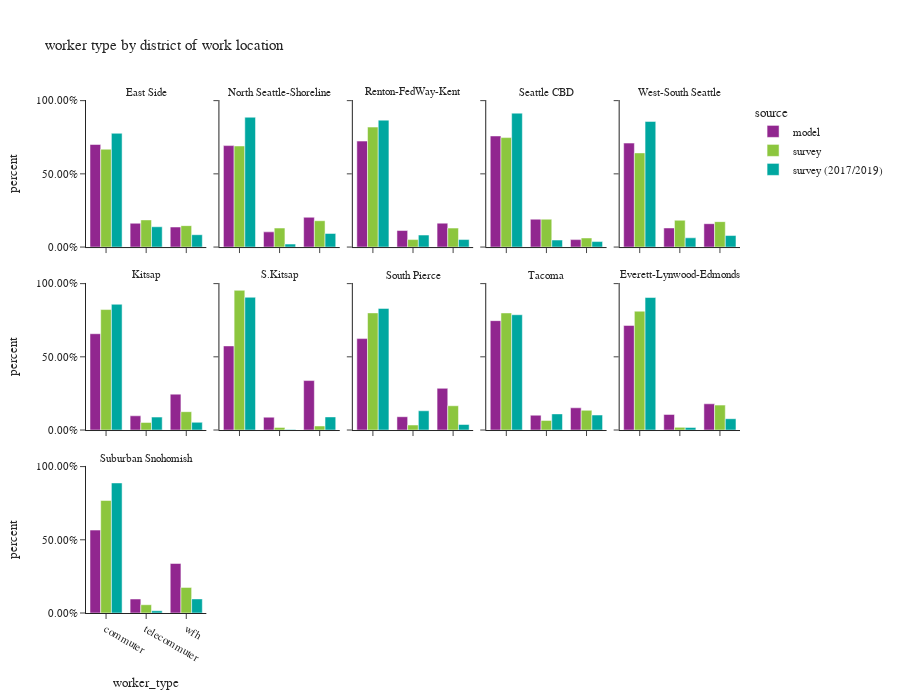

Notebook cell for this chart:
### Code cell
df_worker_count = workers.groupby(['source','CountyName_work','district_name_work','worker_type'])['pdexpfac']. \
    sum().reset_index()
df_worker_count['percent'] = df_worker_count.groupby(['source','CountyName_work','district_name_work'], group_keys=False)['pdexpfac']. \
    apply(lambda x: x / float(x.sum()))

df_worker_count_ct = workers.groupby(['source','CountyName_work','district_name_work','worker_type'])['pdexpfac'].count().reset_index(). \
    rename(columns={'pdexpfac':'sample count'})
df_worker_count = df_worker_count.merge(df_worker_count_ct, on=['source','CountyName_work','district_name_work','worker_type']). \
    rename(columns={'pdexpfac':'total count'})

fig = px.bar(df_worker_count.sort_values(by=['source','CountyName_work','district_name_work']), x='worker_type', y="percent",
             facet_col="district_name_work",facet_col_wrap=5,color="source",
             barmode="group",hover_data=['sample count','total count'],
             title="worker type by district of work location")
fig.for_each_annotation(lambda a: a.update(text = a.text.split("=")[-1]))
fig.update_layout(height=700, width=900, font=dict(size=11))
fig.for_each_yaxis(lambda a: a.update(tickformat = ".2%"))
fig.update_xaxes(categoryorder='array', categoryarray= ['commuter','telecommuter','wfh'])
fig.show()

### Figure 1 — Plotly figure (JSON) as saved in the notebook; plotly's stock layout.template omitted (floating-point values rounded to 4 significant figures)
{"data": [{"alignmentgroup": "True", "customdata": [[299564, 299564], [69539, 69539], [58524, 58524]], "hovertemplate": "source=model<br>district_name_work=East Side<br>worker_type=%{x}<br>percent=%{y}<br>sample count=%{customdata[0]}<br>total count=%{customdata[1]}<extra></extra>", "legendgroup": "model", "marker": {"color": "#91268F", "pattern": {"shape": ""}}, "name": "model", "offsetgroup": "model", "orientation": "v", "showlegend": true, "textposition": "auto", "type": "bar", "x": ["commuter", "telecommuter", "wfh"], "xaxis": "x11", "y": [0.7005, 0.1626, 0.1369], "yaxis": "y11"}, {"alignmentgroup": "True", "customdata": [[111084, 111084], [16632, 16632], [32595, 32595]], "hovertemplate": "source=model<br>district_name_work=North Seattle-Shoreline<br>worker_type=%{x}<br>percent=%{y}<br>sample count=%{customdata[0]}<br>total count=%{customdata[1]}<extra></extra>", "legendgroup": "model", "marker": {"color": "#91268F", "pattern": {"shape": ""}}, "name": "model", "offsetgroup": "model", "orientation": "v", "showlegend": false, "textposition": "auto", "type": "bar", "x": ["commuter", "telecommuter", "wfh"], "xaxis": "x12", "y": [0.6929, 0.1037, 0.2033], "yaxis": "y12"}, {"alignmentgroup": "True", "customdata": [[252513, 252513], [39389, 39389], [56963, 56963]], "hovertemplate": "source=model<br>district_name_work=Renton-FedWay-Kent<br>worker_type=%{x}<br>percent=%{y}<br>sample count=%{customdata[0]}<br>total count=%{customdata[1]}<extra></extra>", "legendgroup": "model", "marker": {"color": "#91268F", "pattern": {"shape": ""}}, "name": "model", "offsetgroup": "model", "orientation": "v", "showlegend": false, "textposition": "auto", "type": "bar", "x": ["commuter", "telecommuter", "wfh"], "xaxis": "x13", "y": [0.7238, 0.1129, 0.1633], "yaxis": "y13"}, {"alignmentgroup": "True", "customdata": [[264028, 264028], [66245, 66245], [17707, 17707]], "hovertemplate": "source=model<br>district_name_work=Seattle CBD<br>worker_type=%{x}<br>percent=%{y}<br>sample count=%{customdata[0]}<br>total count=%{customdata[1]}<extra></extra>", "legendgroup": "model", "marker": {"color": "#91268F", "pattern": {"shape": ""}}, "name": "model", "offsetgroup": "model", "orientation": "v", "showlegend": false, "textposition": "auto", "type": "bar", "x": ["commuter", "telecommuter", "wfh"], "xaxis": "x14", "y": [0.7587, 0.1904, 0.05089], "yaxis": "y14"}, {"alignmentgroup": "True", "customdata": [[103304, 103304], [18966, 18966], [23213, 23213]], "hovertemplate": "source=model<br>district_name_work=West-South Seattle<br>worker_type=%{x}<br>percent=%{y}<br>sample count=%{customdata[0]}<br>total count=%{customdata[1]}<extra></extra>", "legendgroup": "model", "marker": {"color": "#91268F", "pattern": {"shape": ""}}, "name": "model", "offsetgroup": "model", "orientation": "v", "showlegend": false, "textposition": "auto", "type": "bar", "x": ["commuter", "telecommuter", "wfh"], "xaxis": "x15", "y": [0.7101, 0.1304, 0.1596], "yaxis": "y15"}, {"alignmentgroup": "True", "customdata": [[79213, 79213], [11707, 11707], [29521, 29521]], "hovertemplate": "source=model<br>district_name_work=Kitsap<br>worker_type=%{x}<br>percent=%{y}<br>sample count=%{customdata[0]}<br>total count=%{customdata[1]}<extra></extra>", "legendgroup": "model", "marker": {"color": "#91268F", "pattern": {"shape": ""}}, "name": "model", "offsetgroup": "model", "orientation": "v", "showlegend": false, "textposition": "auto", "type": "bar", "x": ["commuter", "telecommuter", "wfh"], "xaxis": "x6", "y": [0.6577, 0.0972, 0.2451], "yaxis": "y6"}, {"alignmentgroup": "True", "customdata": [[16130, 16130], [2462, 2462], [9484, 9484]], "hovertemplate": "source=model<br>district_name_work=S.Kitsap<br>worker_type=%{x}<br>percent=%{y}<br>sample count=%{customdata[0]}<br>total count=%{customdata[1]}<extra></extra>", "legendgroup": "model", "marker": {"color": "#91268F", "pattern": {"shape": ""}}, "name": "model", "offsetgroup": "model", "orientation": "v", "showlegend": false, "textposition": "auto", "type": "bar", "x": ["commuter", "telecommuter", "wfh"], "xaxis": "x7", "y": [0.5745, 0.08769, 0.3378], "yaxis": "y7"}, {"alignmentgroup": "True", "customdata": [[109635, 109635], [15949, 15949], [49995, 49995]], "hovertemplate": "source=model<br>district_name_work=South Pierce<br>worker_type=%{x}<br>percent=%{y}<br>sample count=%{customdata[0]}<br>total count=%{customdata[1]}<extra></extra>", "legendgroup": "model", "marker": {"color": "#91268F", "pattern": {"shape": ""}}, "name": "model", "offsetgroup": "model", "orientation": "v", "showlegend": false, "textposition": "auto", "type": "bar", "x": ["commuter", "telecommuter", "wfh"], "xaxis": "x8", "y": [0.6244, 0.09084, 0.2847], "yaxis": "y8"}, {"alignmentgroup": "True", "customdata": [[106581, 106581], [14442, 14442], [21653, 21653]], "hovertemplate": "source=model<br>district_name_work=Tacoma<br>worker_type=%{x}<br>percent=%{y}<br>sample count=%{customdata[0]}<br>total count=%{customdata[1]}<extra></extra>", "legendgroup": "model", "marker": {"color": "#91268F", "pattern": {"shape": ""}}, "name": "model", "offsetgroup": "model", "orientation": "v", "showlegend": false, "textposition": "auto", "type": "bar", "x": ["commuter", "telecommuter", "wfh"], "xaxis": "x9", "y": [0.747, 0.1012, 0.1518], "yaxis": "y9"}, {"alignmentgroup": "True", "customdata": [[113863, 113863], [16972, 16972], [28566, 28566]], "hovertemplate": "source=model<br>district_name_work=Everett-Lynwood-Edmonds<br>worker_type=%{x}<br>percent=%{y}<br>sample count=%{customdata[0]}<br>total count=%{customdata[1]}<extra></extra>", "legendgroup": "model", "marker": {"color": "#91268F", "pattern": {"shape": ""}}, "name": "model", "offsetgroup": "model", "orientation": "v", "showlegend": false, "textposition": "auto", "type": "bar", "x": ["commuter", "telecommuter", "wfh"], "xaxis": "x10", "y": [0.7143, 0.1065, 0.1792], "yaxis": "y10"}, {"alignmentgroup": "True", "customdata": [[89311, 89311], [15063, 15063], [53332, 53332]], "hovertemplate": "source=model<br>district_name_work=Suburban Snohomish<br>worker_type=%{x}<br>percent=%{y}<br>sample count=%{customdata[0]}<br>total count=%{customdata[1]}<extra></extra>", "legendgroup": "model", "marker": {"color": "#91268F", "pattern": {"shape": ""}}, "name": "model", "offsetgroup": "model", "orientation": "v", "showlegend": false, "textposition": "auto", "type": "bar", "x": ["commuter", "telecommuter", "wfh"], "xaxis": "x", "y": [0.5663, 0.09551, 0.3382], "yaxis": "y"}, {"alignmentgroup": "True", "customdata": [[393, 200200.0], [176, 55510.0], [176, 43810.0]], "hovertemplate": "source=survey<br>district_name_work=East Side<br>worker_type=%{x}<br>percent=%{y}<br>sample count=%{customdata[0]}<br>total count=%{customdata[1]}<extra></extra>", "legendgroup": "survey", "marker": {"color": "#8CC63E", "pattern": {"shape": ""}}, "name": "survey", "offsetgroup": "survey", "orientation": "v", "showlegend": true, "textposition": "auto", "type": "bar", "x": ["commuter", "telecommuter", "wfh"], "xaxis": "x11", "y": [0.6684, 0.1854, 0.1463], "yaxis": "y11"}, {"alignmentgroup": "True", "customdata": [[253, 83660.0], [87, 15720.0], [147, 21790.0]], "hovertemplate": "source=survey<br>district_name_work=North Seattle-Shoreline<br>worker_type=%{x}<br>percent=%{y}<br>sample count=%{customdata[0]}<br>total count=%{customdata[1]}<extra></extra>", "legendgroup": "survey", "marker": {"color": "#8CC63E", "pattern": {"shape": ""}}, "name": "survey", "offsetgroup": "survey", "orientation": "v", "showlegend": false, "textposition": "auto", "type": "bar", "x": ["commuter", "telecommuter", "wfh"], "xaxis": "x12", "y": [0.6904, 0.1297, 0.1799], "yaxis": "y12"}, {"alignmentgroup": "True", "customdata": [[176, 207700.0], [45, 12930.0], [39, 32860.0]], "hovertemplate": "source=survey<br>district_name_work=Renton-FedWay-Kent<br>worker_type=%{x}<br>percent=%{y}<br>sample count=%{customdata[0]}<br>total count=%{customdata[1]}<extra></extra>", "legendgroup": "survey", "marker": {"color": "#8CC63E", "pattern": {"shape": ""}}, "name": "survey", "offsetgroup": "survey", "orientation": "v", "showlegend": false, "textposition": "auto", "type": "bar", "x": ["commuter", "telecommuter", "wfh"], "xaxis": "x13", "y": [0.8194, 0.051, 0.1296], "yaxis": "y13"}, {"alignmentgroup": "True", "customdata": [[462, 154700.0], [249, 39400.0], [127, 12840.0]], "hovertemplate": "source=survey<br>district_name_work=Seattle CBD<br>worker_type=%{x}<br>percent=%{y}<br>sample count=%{customdata[0]}<br>total count=%{customdata[1]}<extra></extra>", "legendgroup": "survey", "marker": {"color": "#8CC63E", "pattern": {"shape": ""}}, "name": "survey", "offsetgroup": "survey", "orientation": "v", "showlegend": false, "textposition": "auto", "type": "bar", "x": ["commuter", "telecommuter", "wfh"], "xaxis": "x14", "y": [0.7476, 0.1904, 0.06205], "yaxis": "y14"}, {"alignmentgroup": "True", "customdata": [[130, 76850.0], [69, 21890.0], [78, 20740.0]], "hovertemplate": "source=survey<br>district_name_work=West-South Seattle<br>worker_type=%{x}<br>percent=%{y}<br>sample count=%{customdata[0]}<br>total count=%{customdata[1]}<extra></extra>", "legendgroup": "survey", "marker": {"color": "#8CC63E", "pattern": {"shape": ""}}, "name": "survey", "offsetgroup": "survey", "orientation": "v", "showlegend": false, "textposition": "auto", "type": "bar", "x": ["commuter", "telecommuter", "wfh"], "xaxis": "x15", "y": [0.6432, 0.1832, 0.1736], "yaxis": "y15"}, {"alignmentgroup": "True", "customdata": [[91, 70800.0], [12, 4468.0], [43, 10780.0]], "hovertemplate": "source=survey<br>district_name_work=Kitsap<br>worker_type=%{x}<br>percent=%{y}<br>sample count=%{customdata[0]}<br>total count=%{customdata[1]}<extra></extra>", "legendgroup": "survey", "marker": {"color": "#8CC63E", "pattern": {"shape": ""}}, "name": "survey", "offsetgroup": "survey", "orientation": "v", "showlegend": false, "textposition": "auto", "type": "bar", "x": ["commuter", "telecommuter", "wfh"], "xaxis": "x6", "y": [0.8228, 0.05192, 0.1253], "yaxis": "y6"}, {"alignmentgroup": "True", "customdata": [[10, 14060.0], [2, 267.2], [3, 408.8]], "hovertemplate": "source=survey<br>district_name_work=S.Kitsap<br>worker_type=%{x}<br>percent=%{y}<br>sample count=%{customdata[0]}<br>total count=%{customdata[1]}<extra></extra>", "legendgroup": "survey", "marker": {"color": "#8CC63E", "pattern": {"shape": ""}}, "name": "survey", "offsetgroup": "survey", "orientation": "v", "showlegend": false, "textposition": "auto", "type": "bar", "x": ["commuter", "telecommuter", "wfh"], "xaxis": "x7", "y": [0.9541, 0.01813, 0.02774], "yaxis": "y7"}, {"alignmentgroup": "True", "customdata": [[84, 106700.0], [16, 4563.0], [24, 22100.0]], "hovertemplate": "source=survey<br>district_name_work=South Pierce<br>worker_type=%{x}<br>percent=%{y}<br>sample count=%{customdata[0]}<br>total count=%{customdata[1]}<extra></extra>", "legendgroup": "survey", "marker": {"color": "#8CC63E", "pattern": {"shape": ""}}, "name": "survey", "offsetgroup": "survey", "orientation": "v", "showlegend": false, "textposition": "auto", "type": "bar", "x": ["commuter", "telecommuter", "wfh"], "xaxis": "x8", "y": [0.8, 0.03422, 0.1658], "yaxis": "y8"}, {"alignmentgroup": "True", "customdata": [[79, 71060.0], [10, 5840.0], [28, 11960.0]], "hovertemplate": "source=survey<br>district_name_work=Tacoma<br>worker_type=%{x}<br>percent=%{y}<br>sample count=%{customdata[0]}<br>total count=%{customdata[1]}<extra></extra>", "legendgroup": "survey", "marker": {"color": "#8CC63E", "pattern": {"shape": ""}}, "name": "survey", "offsetgroup": "survey", "orientation": "v", "showlegend": false, "textposition": "auto", "type": "bar", "x": ["commuter", "telecommuter", "wfh"], "xaxis": "x9", "y": [0.7997, 0.06572, 0.1346], "yaxis": "y9"}, {"alignmentgroup": "True", "customdata": [[101, 89770.0], [20, 2010.0], [35, 18820.0]], "hovertemplate": "source=survey<br>district_name_work=Everett-Lynwood-Edmonds<br>worker_type=%{x}<br>percent=%{y}<br>sample count=%{customdata[0]}<br>total count=%{customdata[1]}<extra></extra>", "legendgroup": "survey", "marker": {"color": "#8CC63E", "pattern": {"shape": ""}}, "name": "survey", "offsetgroup": "survey", "orientation": "v", "showlegend": false, "textposition": "auto", "type": "bar", "x": ["commuter", "telecommuter", "wfh"], "xaxis": "x10", "y": [0.8117, 0.01817, 0.1701], "yaxis": "y10"}, {"alignmentgroup": "True", "customdata": [[95, 94240.0], [15, 6930.0], [50, 21450.0]], "hovertemplate": "source=survey<br>district_name_work=Suburban Snohomish<br>worker_type=%{x}<br>percent=%{y}<br>sample count=%{customdata[0]}<br>total count=%{customdata[1]}<extra></extra>", "legendgroup": "survey", "marker": {"color": "#8CC63E", "pattern": {"shape": ""}}, "name": "survey", "offsetgroup": "survey", "orientation": "v", "showlegend": false, "textposition": "auto", "type": "bar", "x": ["commuter", "telecommuter", "wfh"], "xaxis": "x", "y": [0.7685, 0.05651, 0.175], "yaxis": "y"}, {"alignmentgroup": "True", "customdata": [[1052, 203900.0], [99, 36370.0], [76, 22140.0]], "hovertemplate": "source=survey (2017/2019)<br>district_name_work=East Side<br>worker_type=%{x}<br>percent=%{y}<br>sample count=%{customdata[0]}<br>total count=%{customdata[1]}<extra></extra>", "legendgroup": "survey (2017/2019)", "marker": {"color": "#00A7A0", "pattern": {"shape": ""}}, "name": "survey (2017/2019)", "offsetgroup": "survey (2017/2019)", "orientation": "v", "showlegend": true, "textposition": "auto", "type": "bar", "x": ["commuter", "telecommuter", "wfh"], "xaxis": "x11", "y": [0.777, 0.1386, 0.08437], "yaxis": "y11"}, {"alignmentgroup": "True", "customdata": [[710, 109300.0], [47, 2522.0], [130, 11460.0]], "hovertemplate": "source=survey (2017/2019)<br>district_name_work=North Seattle-Shoreline<br>worker_type=%{x}<br>percent=%{y}<br>sample count=%{customdata[0]}<br>total count=%{customdata[1]}<extra></extra>", "legendgroup": "survey (2017/2019)", "marker": {"color": "#00A7A0", "pattern": {"shape": ""}}, "name": "survey (2017/2019)", "offsetgroup": "survey (2017/2019)", "orientation": "v", "showlegend": false, "textposition": "auto", "type": "bar", "x": ["commuter", "telecommuter", "wfh"], "xaxis": "x12", "y": [0.8866, 0.02045, 0.09294], "yaxis": "y12"}, {"alignmentgroup": "True", "customdata": [[343, 151700.0], [15, 14350.0], [16, 8970.0]], "hovertemplate": "source=survey (2017/2019)<br>district_name_work=Renton-FedWay-Kent<br>worker_type=%{x}<br>percent=%{y}<br>sample count=%{customdata[0]}<br>total count=%{customdata[1]}<extra></extra>", "legendgroup": "survey (2017/2019)", "marker": {"color": "#00A7A0", "pattern": {"shape": ""}}, "name": "survey (2017/2019)", "offsetgroup": "survey (2017/2019)", "orientation": "v", "showlegend": false, "textposition": "auto", "type": "bar", "x": ["commuter", "telecommuter", "wfh"], "xaxis": "x13", "y": [0.8668, 0.08197, 0.05125], "yaxis": "y13"}, {"alignmentgroup": "True", "customdata": [[1937, 218400.0], [90, 11430.0], [154, 8982.0]], "hovertemplate": "source=survey (2017/2019)<br>district_name_work=Seattle CBD<br>worker_type=%{x}<br>percent=%{y}<br>sample count=%{customdata[0]}<br>total count=%{customdata[1]}<extra></extra>", "legendgroup": "survey (2017/2019)", "marker": {"color": "#00A7A0", "pattern": {"shape": ""}}, "name": "survey (2017/2019)", "offsetgroup": "survey (2017/2019)", "orientation": "v", "showlegend": false, "textposition": "auto", "type": "bar", "x": ["commuter", "telecommuter", "wfh"], "xaxis": "x14", "y": [0.9145, 0.04784, 0.03761], "yaxis": "y14"}, {"alignmentgroup": "True", "customdata": [[392, 54040.0], [28, 3984.0], [95, 4956.0]], "hovertemplate": "source=survey (2017/2019)<br>district_name_work=West-South Seattle<br>worker_type=%{x}<br>percent=%{y}<br>sample count=%{customdata[0]}<br>total count=%{customdata[1]}<extra></extra>", "legendgroup": "survey (2017/2019)", "marker": {"color": "#00A7A0", "pattern": {"shape": ""}}, "name": "survey (2017/2019)", "offsetgroup": "survey (2017/2019)", "orientation": "v", "showlegend": false, "textposition": "auto", "type": "bar", "x": ["commuter", "telecommuter", "wfh"], "xaxis": "x15", "y": [0.8581, 0.06325, 0.07869], "yaxis": "y15"}, {"alignmentgroup": "True", "customdata": [[108, 54030.0], [11, 5561.0], [25, 3319.0]], "hovertemplate": "source=survey (2017/2019)<br>district_name_work=Kitsap<br>worker_type=%{x}<br>percent=%{y}<br>sample count=%{customdata[0]}<br>total count=%{customdata[1]}<extra></extra>", "legendgroup": "survey (2017/2019)", "marker": {"color": "#00A7A0", "pattern": {"shape": ""}}, "name": "survey (2017/2019)", "offsetgroup": "survey (2017/2019)", "orientation": "v", "showlegend": false, "textposition": "auto", "type": "bar", "x": ["commuter", "telecommuter", "wfh"], "xaxis": "x6", "y": [0.8588, 0.0884, 0.05276], "yaxis": "y6"}, {"alignmentgroup": "True", "customdata": [[18, 14300.0], [1, 60.89], [8, 1412.0]], "hovertemplate": "source=survey (2017/2019)<br>district_name_work=S.Kitsap<br>worker_type=%{x}<br>percent=%{y}<br>sample count=%{customdata[0]}<br>total count=%{customdata[1]}<extra></extra>", "legendgroup": "survey (2017/2019)", "marker": {"color": "#00A7A0", "pattern": {"shape": ""}}, "name": "survey (2017/2019)", "offsetgroup": "survey (2017/2019)", "orientation": "v", "showlegend": false, "textposition": "auto", "type": "bar", "x": ["commuter", "telecommuter", "wfh"], "xaxis": "x7", "y": [0.9066, 0.003862, 0.08953], "yaxis": "y7"}, {"alignmentgroup": "True", "customdata": [[155, 76200.0], [16, 12070.0], [18, 3462.0]], "hovertemplate": "source=survey (2017/2019)<br>district_name_work=South Pierce<br>worker_type=%{x}<br>percent=%{y}<br>sample count=%{customdata[0]}<br>total count=%{customdata[1]}<extra></extra>", "legendgroup": "survey (2017/2019)", "marker": {"color": "#00A7A0", "pattern": {"shape": ""}}, "name": "survey (2017/2019)", "offsetgroup": "survey (2017/2019)", "orientation": "v", "showlegend": false, "textposition": "auto", "type": "bar", "x": ["commuter", "telecommuter", "wfh"], "xaxis": "x8", "y": [0.8307, 0.1316, 0.03774], "yaxis": "y8"}, {"alignmentgroup": "True", "customdata": [[137, 92150.0], [16, 12900.0], [17, 11980.0]], "hovertemplate": "source=survey (2017/2019)<br>district_name_work=Tacoma<br>worker_type=%{x}<br>percent=%{y}<br>sample count=%{customdata[0]}<br>total count=%{customdata[1]}<extra></extra>", "legendgroup": "survey (2017/2019)", "marker": {"color": "#00A7A0", "pattern": {"shape": ""}}, "name": "survey (2017/2019)", "offsetgroup": "survey (2017/2019)", "orientation": "v", "showlegend": false, "textposition": "auto", "type": "bar", "x": ["commuter", "telecommuter", "wfh"], "xaxis": "x9", "y": [0.7874, 0.1103, 0.1024], "yaxis": "y9"}, {"alignmentgroup": "True", "customdata": [[224, 105400.0], [12, 2072.0], [14, 9005.0]], "hovertemplate": "source=survey (2017/2019)<br>district_name_work=Everett-Lynwood-Edmonds<br>worker_type=%{x}<br>percent=%{y}<br>sample count=%{customdata[0]}<br>total count=%{customdata[1]}<extra></extra>", "legendgroup": "survey (2017/2019)", "marker": {"color": "#00A7A0", "pattern": {"shape": ""}}, "name": "survey (2017/2019)", "offsetgroup": "survey (2017/2019)", "orientation": "v", "showlegend": false, "textposition": "auto", "type": "bar", "x": ["commuter", "telecommuter", "wfh"], "xaxis": "x10", "y": [0.9049, 0.01779, 0.07729], "yaxis": "y10"}, {"alignmentgroup": "True", "customdata": [[106, 59510.0], [3, 1036.0], [15, 6450.0]], "hovertemplate": "source=survey (2017/2019)<br>district_name_work=Suburban Snohomish<br>worker_type=%{x}<br>percent=%{y}<br>sample count=%{customdata[0]}<br>total count=%{customdata[1]}<extra></extra>", "legendgroup": "survey (2017/2019)", "marker": {"color": "#00A7A0", "pattern": {"shape": ""}}, "name": "survey (2017/2019)", "offsetgroup": "survey (2017/2019)", "orientation": "v", "showlegend": false, "textposition": "auto", "type": "bar", "x": ["commuter", "telecommuter", "wfh"], "xaxis": "x", "y": [0.8883, 0.01546, 0.09628], "yaxis": "y"}], "layout": {"annotations": [{"font": {}, "showarrow": false, "text": "Suburban Snohomish", "x": 0.092, "xanchor": "center", "xref": "paper", "y": 0.2867, "yanchor": "bottom", "yref": "paper"}, {"font": {}, "showarrow": false, "text": "Kitsap", "x": 0.092, "xanchor": "center", "xref": "paper", "y": 0.6433, "yanchor": "bottom", "yref": "paper"}, {"font": {}, "showarrow": false, "text": "S.Kitsap", "x": 0.296, "xanchor": "center", "xref": "paper", "y": 0.6433, "yanchor": "bottom", "yref": "paper"}, {"font": {}, "showarrow": false, "text": "South Pierce", "x": 0.5, "xanchor": "center", "xref": "paper", "y": 0.6433, "yanchor": "bottom", "yref": "paper"}, {"font": {}, "showarrow": false, "text": "Tacoma", "x": 0.704, "xanchor": "center", "xref": "paper", "y": 0.6433, "yanchor": "bottom", "yref": "paper"}, {"font": {}, "showarrow": false, "text": "Everett-Lynwood-Edmonds", "x": 0.908, "xanchor": "center", "xref": "paper", "y": 0.6433, "yanchor": "bottom", "yref": "paper"}, {"font": {}, "showarrow": false, "text": "East Side", "x": 0.092, "xanchor": "center", "xref": "paper", "y": 1.0, "yanchor": "bottom", "yref": "paper"}, {"font": {}, "showarrow": false, "text": "North Seattle-Shoreline", "x": 0.296, "xanchor": "center", "xref": "paper", "y": 1.0, "yanchor": "bottom", "yref": "paper"}, {"font": {}, "showarrow": false, "text": "Renton-FedWay-Kent", "x": 0.5, "xanchor": "center", "xref": "paper", "y": 1.0, "yanchor": "bottom", "yref": "paper"}, {"font": {}, "showarrow": false, "text": "Seattle CBD", "x": 0.704, "xanchor": "center", "xref": "paper", "y": 1.0, "yanchor": "bottom", "yref": "paper"}, {"font": {}, "showarrow": false, "text": "West-South Seattle", "x": 0.908, "xanchor": "center", "xref": "paper", "y": 1.0, "yanchor": "bottom", "yref": "paper"}], "barmode": "group", "font": {"size": 11}, "height": 700, "legend": {"title": {"text": "source"}, "tracegroupgap": 0}, "title": {"text": "worker type by district of work location"}, "width": 900, "xaxis": {"anchor": "y", "categoryarray": ["commuter", "telecommuter", "wfh"], "categoryorder": "array", "domain": [0, 0.184], "title": {"text": "worker_type"}}, "xaxis10": {"anchor": "y10", "categoryarray": ["commuter", "telecommuter", "wfh"], "categoryorder": "array", "domain": [0.816, 1], "matches": "x", "showticklabels": false}, "xaxis11": {"anchor": "y11", "categoryarray": ["commuter", "telecommuter", "wfh"], "categoryorder": "array", "domain": [0, 0.184], "matches": "x", "showticklabels": false}, "xaxis12": {"anchor": "y12", "categoryarray": ["commuter", "telecommuter", "wfh"], "categoryorder": "array", "domain": [0.204, 0.388], "matches": "x", "showticklabels": false}, "xaxis13": {"anchor": "y13", "categoryarray": ["commuter", "telecommuter", "wfh"], "categoryorder": "array", "domain": [0.408, 0.592], "matches": "x", "showticklabels": false}, "xaxis14": {"anchor": "y14", "categoryarray": ["commuter", "telecommuter", "wfh"], "categoryorder": "array", "domain": [0.612, 0.796], "matches": "x", "showticklabels": false}, "xaxis15": {"anchor": "y15", "categoryarray": ["commuter", "telecommuter", "wfh"], "categoryorder": "array", "domain": [0.816, 1], "matches": "x", "showticklabels": false}, "xaxis2": {"anchor": "y2", "categoryarray": ["commuter", "telecommuter", "wfh"], "categoryorder": "array", "domain": [0.204, 0.388], "matches": "x", "title": {"text": "worker_type"}}, "xaxis3": {"anchor": "y3", "categoryarray": ["commuter", "telecommuter", "wfh"], "categoryorder": "array", "domain": [0.408, 0.592], "matches": "x", "title": {"text": "worker_type"}}, "xaxis4": {"anchor": "y4", "categoryarray": ["commuter", "telecommuter", "wfh"], "categoryorder": "array", "domain": [0.612, 0.796], "matches": "x", "title": {"text": "worker_type"}}, "xaxis5": {"anchor": "y5", "categoryarray": ["commuter", "telecommuter", "wfh"], "categoryorder": "array", "domain": [0.816, 1], "matches": "x", "title": {"text": "worker_type"}}, "xaxis6": {"anchor": "y6", "categoryarray": ["commuter", "telecommuter", "wfh"], "categoryorder": "array", "domain": [0, 0.184], "matches": "x", "showticklabels": false}, "xaxis7": {"anchor": "y7", "categoryarray": ["commuter", "telecommuter", "wfh"], "categoryorder": "array", "domain": [0.204, 0.388], "matches": "x", "showticklabels": false}, "xaxis8": {"anchor": "y8", "categoryarray": ["commuter", "telecommuter", "wfh"], "categoryorder": "array", "domain": [0.408, 0.592], "matches": "x", "showticklabels": false}, "xaxis9": {"anchor": "y9", "categoryarray": ["commuter", "telecommuter", "wfh"], "categoryorder": "array", "domain": [0.612, 0.796], "matches": "x", "showticklabels": false}, "yaxis": {"anchor": "x", "domain": [0, 0.2867], "tickformat": ".2%", "title": {"text": "percent"}}, "yaxis10": {"anchor": "x10", "domain": [0.3567, 0.6433], "matches": "y", "showticklabels": false, "tickformat": ".2%"}, "yaxis11": {"anchor": "x11", "domain": [0.7133, 1.0], "matches": "y", "tickformat": ".2%", "title": {"text": "percent"}}, "yaxis12": {"anchor": "x12", "domain": [0.7133, 1.0], "matches": "y", "showticklabels": false, "tickformat": ".2%"}, "yaxis13": {"anchor": "x13", "domain": [0.7133, 1.0], "matches": "y", "showticklabels": false, "tickformat": ".2%"}, "yaxis14": {"anchor": "x14", "domain": [0.7133, 1.0], "matches": "y", "showticklabels": false, "tickformat": ".2%"}, "yaxis15": {"anchor": "x15", "domain": [0.7133, 1.0], "matches": "y", "showticklabels": false, "tickformat": ".2%"}, "yaxis2": {"anchor": "x2", "domain": [0, 0.2867], "matches": "y", "showticklabels": false, "tickformat": ".2%"}, "yaxis3": {"anchor": "x3", "domain": [0, 0.2867], "matches": "y", "showticklabels": false, "tickformat": ".2%"}, "yaxis4": {"anchor": "x4", "domain": [0, 0.2867], "matches": "y", "showticklabels": false, "tickformat": ".2%"}, "yaxis5": {"anchor": "x5", "domain": [0, 0.2867], "matches": "y", "showticklabels": false, "tickformat": ".2%"}, "yaxis6": {"anchor": "x6", "domain": [0.3567, 0.6433], "matches": "y", "tickformat": ".2%", "title": {"text": "percent"}}, "yaxis7": {"anchor": "x7", "domain": [0.3567, 0.6433], "matches": "y", "showticklabels": false, "tickformat": ".2%"}, "yaxis8": {"anchor": "x8", "domain": [0.3567, 0.6433], "matches": "y", "showticklabels": false, "tickformat": ".2%"}, "yaxis9": {"anchor": "x9", "domain": [0.3567, 0.6433], "matches": "y", "showticklabels": false, "tickformat": ".2%"}}}
